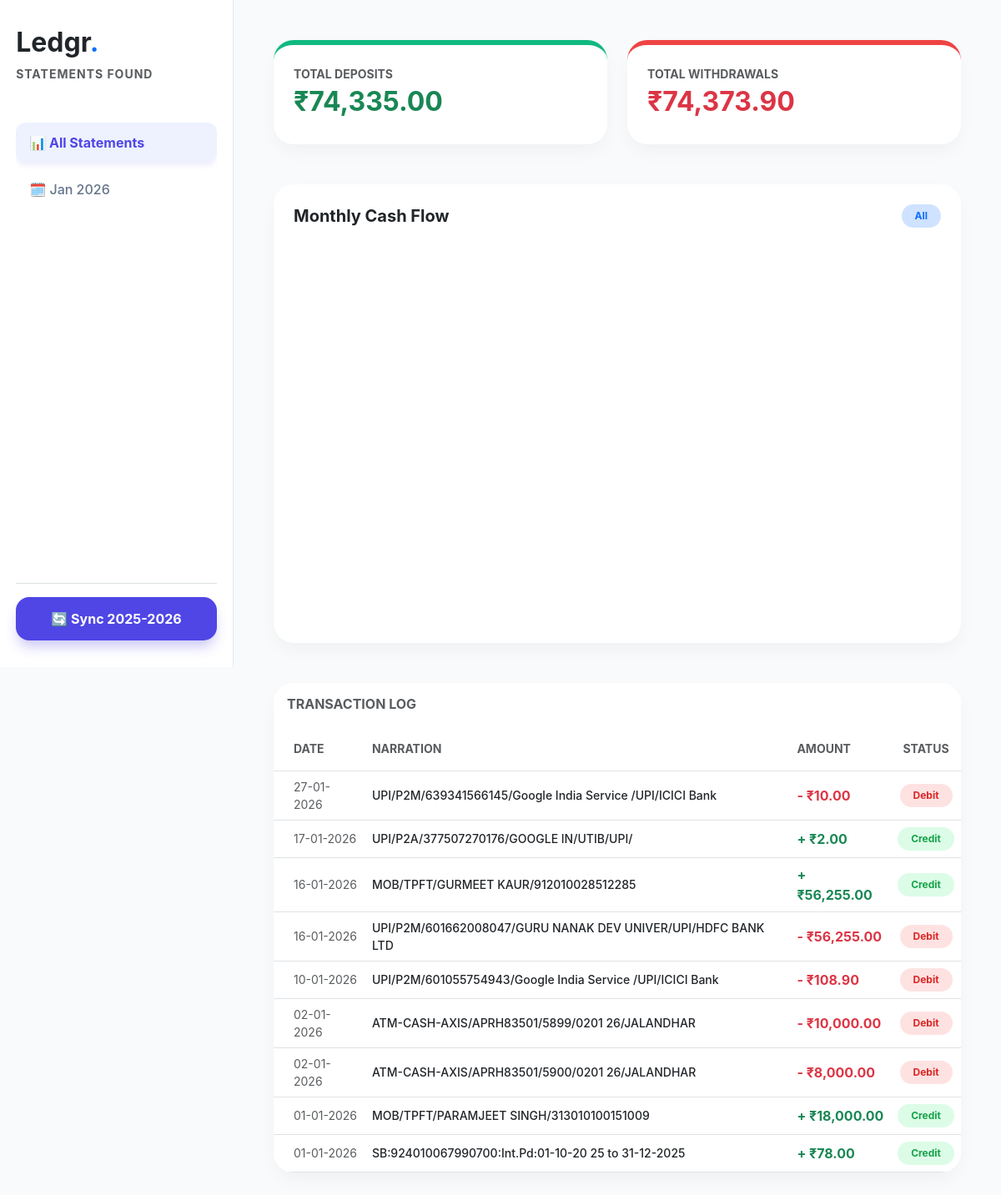
The page / on the database its author committed.
### tables this page shows
CREATE TABLE transactions (
            id INTEGER PRIMARY KEY AUTOINCREMENT,
            date TEXT,
            description TEXT,
            amount REAL,
            type TEXT,
            unique_hash TEXT UNIQUE
        );

### app.py (the view)
@app.route('/')
def index():
    selected_month = request.args.get('month', 'All')
    conn = sqlite3.connect('finances.db')
    df = pd.read_sql_query("SELECT * FROM transactions", conn)
    conn.close()
    if df.empty:
        return render_template('index.html', transactions=[], months=[], selected_month='All', graph_json=None, summary={})
    df['date_dt'] = pd.to_datetime(df['date'], dayfirst=True, errors='coerce')
    df = df.dropna(subset=['date_dt']).sort_values('date_dt')
    df['month_year'] = df['date_dt'].dt.strftime('%b %Y')
    months = sorted(df['month_year'].unique().tolist(),
                    key=lambda x: pd.to_datetime(x, format='%b %Y'), reverse=True)
    disp_df = df if selected_month == 'All' else df[df['month_year'] == selected_month]
    summary = {
        'income': disp_df[disp_df['type'] == 'Credit']['amount'].sum(),
        'expense': disp_df[disp_df['type'] == 'Debit']['amount'].sum()
    }
    fig = px.line(disp_df, x='date_dt', y='amount', color='type', markers=True,
                  color_discrete_map={'Debit': '#ef4444', 'Credit': '#10b981'},
                  custom_data=['description', 'type'])
    fig.update_traces(hovertemplate="<b>%{x|%d %b %Y}</b><br>₹%{y:,.2f}<br>%{customdata[0]}<extra></extra>")
    fig.update_layout(hovermode="x unified", template="plotly_white", margin=dict(l=0, r=0, t=40, b=0))
    return render_template('index.html',
                           transactions=disp_df.sort_values('date_dt', ascending=False).to_dict('records'),
                           months=months, selected_month=selected_month,
                           graph_json=json.dumps(fig, cls=plotly.utils.PlotlyJSONEncoder),
                           summary=summary)

### templates/index.html (shortened to what this page needs)
<!DOCTYPE html>
<html lang="en">
<head>
    <link href="https://cdn.jsdelivr.net/npm/bootstrap@5.3.0/dist/css/bootstrap.min.css" rel="stylesheet">
</head>
<body>
<div class="sidebar">
    <h2 class="fw-bold mb-2">Ledgr<span class="text-primary">.</span></h2>
    <p class="text-muted small fw-bold text-uppercase mb-4" style="letter-spacing: 1px;">Statements Found</p>
    <div class="nav-group">
        <a href="/?month=All" class="month-link {{ 'active' if selected_month == 'All' }}">
            📊 All Statements
        </a>
        {% for m in months %}
        <a href="/?month={{ m }}" class="month-link {{ 'active' if selected_month == m }}">
            🗓️ {{ m }}
        </a>
        {% endfor %}
    </div>
    <div class="mt-4 pt-3 border-top">
        <a href="/sync" class="btn sync-btn w-100">🔄 Sync 2025-2026</a>
    </div>
</div>
<div class="content">
    <div class="row g-4 mb-5">
        <div class="col-md-6">
            <div class="card p-4 stat-income">
                <span class="text-muted small fw-bold">TOTAL DEPOSITS</span>
                <h2 class="fw-bold text-success mt-1">₹{{ "{:,.2f}".format(summary.income or 0) }}</h2>
            </div>
        </div>
        <div class="col-md-6">
            <div class="card p-4 stat-expense">
                <span class="text-muted small fw-bold">TOTAL WITHDRAWALS</span>
                <h2 class="fw-bold text-danger mt-1">₹{{ "{:,.2f}".format(summary.expense or 0) }}</h2>
            </div>
        </div>
    </div>
    <div class="card p-4 mb-5">
        <div class="d-flex justify-content-between align-items-center mb-4">
            <h5 class="fw-bold m-0">Monthly Cash Flow</h5>
            <span class="badge bg-primary-subtle text-primary rounded-pill px-3 py-2 fw-bold">{{ selected_month }}</span>
        </div>
        <div id="main-viz" data-graph='{{ graph_json | safe if graph_json else "{}" }}' style="height: 450px;"></div>
    </div>
    <div class="card overflow-hidden">
        <div class="card-header bg-white py-3 border-0">
            <h6 class="fw-bold m-0 text-muted">TRANSACTION LOG</h6>
        </div>
        <div class="table-responsive">
            <table class="table table-hover align-middle mb-0">
                <thead class="bg-light">
                    <tr>
                        <th class="ps-4 py-3 text-muted small">DATE</th>
                        <th class="py-3 text-muted small">NARRATION</th>
                        <th class="py-3 text-muted small">AMOUNT</th>
                        <th class="py-3 text-center text-muted small">STATUS</th>
                    </tr>
                </thead>
                <tbody>
                    {% for t in transactions %}
                    <tr>
                        <td class="ps-4 text-muted small">{{ t.date }}</td>
                        <td class="fw-medium small" title="{{ t.description }}">
                            {{ t.description[:70] }}{% if t.description|length > 70 %}...{% endif %}
                        </td>
                        <td class="fw-bold {% if t.type == 'Debit' %}text-danger{% else %}text-success{% endif %}">
                            {{ "-" if t.type == 'Debit' else "+" }} ₹{{ "{:,.2f}".format(t.amount) }}
                        </td>
                        <td class="text-center">
                            <span class="badge rounded-pill px-3 py-2 small {% if t.type == 'Debit' %}badge-debit{% else %}badge-credit{% endif %}">
                                {{ t.type }}
                            </span>
                        </td>
                    </tr>
                    {% endfor %}
                </tbody>
            </table>
        </div>
    </div>
</div>
</body>
</html>

### templates/index.html (style rules this page uses)
:root { --sidebar-w: 280px; --primary: #4f46e5; --bg: #f8fafc; }
body { background-color: var(--bg); font-family: 'Inter', system-ui, sans-serif; overflow-x: hidden; }
.sidebar { width: var(--sidebar-w); position: fixed; height: 100vh; background: #fff; border-right: 1px solid #e2e8f0; padding: 2rem 1.2rem; display: flex; flex-direction: column; z-index: 1000; }
.content { margin-left: var(--sidebar-w); padding: 3rem; width: calc(100% - var(--sidebar-w)); }
.nav-group { flex-grow: 1; overflow-y: auto; margin-top: 1.5rem; }
.month-link { display: block; padding: 12px 16px; margin-bottom: 8px; border-radius: 12px; text-decoration: none; color: #64748b; font-weight: 500; transition: all 0.2s ease; }
.month-link.active { background: #eef2ff; color: var(--primary); font-weight: 700; box-shadow: 0 4px 6px -1px rgba(79, 70, 229, 0.1); }
.card { border: none; border-radius: 24px; box-shadow: 0 10px 25px -5px rgba(0,0,0,0.05); background: #fff; }
.stat-income { border-top: 6px solid #10b981; }
.stat-expense { border-top: 6px solid #ef4444; }
.badge-debit { background: #fee2e2; color: #dc2626; }
.badge-credit { background: #dcfce7; color: #16a34a; }
.sync-btn { background: var(--primary); border: none; padding: 14px; border-radius: 16px; color: white; font-weight: 700; box-shadow: 0 10px 15px -3px rgba(79, 70, 229, 0.3); }

### rows shown on the page
transactions: date "27-01-2026", description "UPI/P2M/639341566145/Google India Service /UPI/ICICI Bank", type "-", amount "10.00", type "Debit"
transactions: date "17-01-2026", description "UPI/P2A/377507270176/GOOGLE IN/UTIB/UPI/", type "+", amount "2.00", type "Credit"
transactions: date "16-01-2026", description "MOB/TPFT/GURMEET KAUR/912010028512285", type "+", amount "56,255.00", type "Credit"
transactions: date "16-01-2026", description "UPI/P2M/601662008047/GURU NANAK DEV UNIVER/UPI/HDFC BANK LTD", type "-", amount "56,255.00", type "Debit"
transactions: date "10-01-2026", description "UPI/P2M/601055754943/Google India Service /UPI/ICICI Bank", type "-", amount "108.90", type "Debit"
transactions: date "02-01-2026", description "ATM-CASH-AXIS/APRH83501/5899/0201 26/JALANDHAR", type "-", amount "10,000.00", type "Debit"
transactions: date "02-01-2026", description "ATM-CASH-AXIS/APRH83501/5900/0201 26/JALANDHAR", type "-", amount "8,000.00", type "Debit"
transactions: date "01-01-2026", description "MOB/TPFT/PARAMJEET SINGH/313010100151009", type "+", amount "18,000.00", type "Credit"
transactions: date "01-01-2026", description "SB:924010067990700:Int.Pd:01-10-20 25 to 31-12-2025", type "+", amount "78.00", type "Credit"

### other values the page prints
{{ m }} "Jan 2026"
{{ "{:,.2f}".format(summary.income or 0) }} "74,335.00"
{{ "{:,.2f}".format(summary.expense or 0) }} "74,373.90"
{{ selected_month }} "All"
